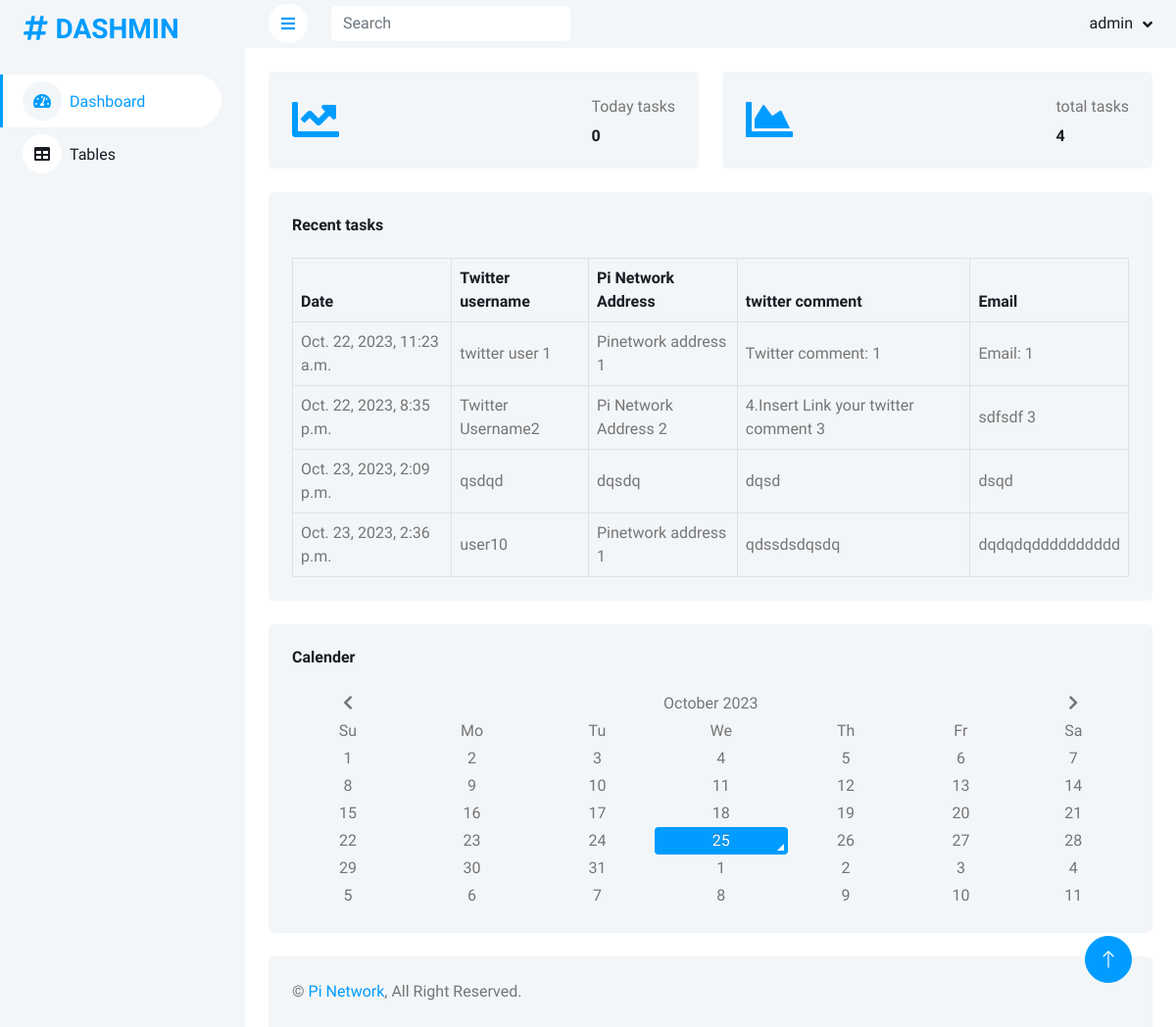
The page /dashboard (signed in) on the database its author committed.
### app/models.py (models this page shows)
class Tasks(models.Model):
    date = models.DateTimeField(auto_now_add=True)
    twitter_username = models.CharField(max_length=255)
    pinetwork_address = models.CharField(max_length=255)
    twitter_comment = models.CharField(max_length=255)
    email = models.CharField(max_length=255)

### app/views.py (the view)
# urls.py: path('dashboard', views.dashboard, name="dashboard"),
@login_required(login_url='login')
def dashboard(request):
    today = date.today()
    today_tasks = Tasks.objects.filter(date=today)
    all_tasks = Tasks.objects.all()
    context = {
        'all_tasks':all_tasks,
        'today_tasks': today_tasks,
        }
    return render(request, 'app/dashboard/index.html', context=context)

### app/templates/app/dashboard/index.html (shortened to what this page needs)
{% load static %}
<!DOCTYPE html>
<html lang="en">
<head>
    <link href="https://cdnjs.cloudflare.com/ajax/libs/font-awesome/5.10.0/css/all.min.css" rel="stylesheet">
    <link href="https://cdn.jsdelivr.net/npm/bootstrap-icons@1.4.1/font/bootstrap-icons.css" rel="stylesheet">
    <link href="lib/owlcarousel/assets/owl.carousel.min.css" rel="stylesheet">
    <link href="lib/tempusdominus/css/tempusdominus-bootstrap-4.min.css" rel="stylesheet" />
    <link href="{% static 'dashboard/css/bootstrap.min.css' %}" rel="stylesheet">
    <link href="{% static 'dashboard/css/style.css' %}" rel="stylesheet">
</head>
<body>
    <div class="container-xxl position-relative bg-white d-flex p-0">
        <div class="sidebar pe-4 pb-3">
            <nav class="navbar bg-light navbar-light">
                <a href="dashboard" class="navbar-brand mx-4 mb-3">
                    <h3 class="text-primary"><i class="fa fa-hashtag me-2"></i>DASHMIN</h3>
                </a>
                <div class="navbar-nav w-100">
                    <a href="dashboard" class="nav-item nav-link active"><i class="fa fa-tachometer-alt me-2"></i>Dashboard</a>
                    <a href="table" class="nav-item nav-link"><i class="fa fa-table me-2"></i>Tables</a>
                    </div>
                </div>
        </div>
        <div class="content">
            <nav class="navbar navbar-expand bg-light navbar-light sticky-top px-4 py-0">
                <a href="#" class="sidebar-toggler flex-shrink-0">
                    <i class="fa fa-bars"></i>
                </a>
                <form class="d-none d-md-flex ms-4">
                    <input class="form-control border-0" type="search" placeholder="Search">
                </form>
                <div class="navbar-nav align-items-center ms-auto">
                    <div class="nav-item dropdown">
                        <a href="#" class="nav-link dropdown-toggle" data-bs-toggle="dropdown">
                            <span class="d-none d-lg-inline-flex">admin</span>
                        </a>
                    </div>
                </div>
            </nav>
            <div class="container-fluid pt-4 px-4">
                <div class="row g-4">
                    <div class="col-sm-9 col-xl-6">
                        <div class="bg-light rounded d-flex align-items-center justify-content-between p-4">
                            <i class="fa fa-chart-line fa-3x text-primary"></i>
                            <div class="ms-3">
                                <p class="mb-2">Today tasks</p>
                                <h6 class="mb-0">{{ today_tasks|length }}</h6>
                            </div>
                        </div>
                    </div>
                    <div class="col-sm-9 col-xl-6">
                        <div class="bg-light rounded d-flex align-items-center justify-content-between p-4">
                            <i class="fa fa-chart-area fa-3x text-primary"></i>
                            <div class="ms-3">
                                <p class="mb-2">total tasks</p>
                                <h6 class="mb-0">{{ all_tasks|length }}</h6>
                            </div>
                        </div>
                    </div>
                </div>
            </div>
            <div class="container-fluid pt-4 px-4">
                <div class="bg-light text-center rounded p-4">
                    <div class="d-flex align-items-center justify-content-between mb-4">
                        <h6 class="mb-0">Recent tasks</h6>
                    </div>
                    <div class="table-responsive">
                        <table class="table text-start align-middle table-bordered table-hover mb-0">
                            <thead>
                                <tr class="text-dark">
                                    <th scope="col">Date</th>
                                    <th scope="col">Twitter username</th>
                                    <th scope="col">Pi Network Address</th>
                                    <th scope="col">twitter comment</th>
                                    <th scope="col">Email</th>
                                </tr>
                            </thead>
                            <tbody>
                                {% for task in all_tasks %}
                                <tr>
                                    <td>{{task.date}}</td>
                                    <td>{{task.twitter_username}}</td>
                                    <td>{{task.pinetwork_address}}</td>
                                    <td>{{task.twitter_comment}}</td>
                                    <td>{{task.email}}</td>
                                </tr>
                                {% endfor %}
                            </tbody>
                        </table>
                    </div>
                </div>
            </div>
            <div class="container-fluid pt-4 px-4">
                <div class="row g-2">
                    <div class="col-sm-12 col-md-18 col-xl-12">
                        <div class="h-100 bg-light rounded p-4">
                            <div class="d-flex align-items-center justify-content-between mb-4">
                                <h6 class="mb-0">Calender</h6>
                            </div>
                            <div id="calender"></div>
                        </div>
                    </div>
                </div>
            </div>
            <div class="container-fluid pt-4 px-4">
                <div class="bg-light rounded-top p-4">
                    <div class="row">
                        <div class="col-12 col-sm-6 text-center text-sm-start">
                            &copy; <a href="#">Pi Network</a>, All Right Reserved.
                        </div>
                </div>
            </div>
        </div>
        <a href="#" class="btn btn-lg btn-primary btn-lg-square back-to-top"><i class="bi bi-arrow-up"></i></a>
    </div>
</body>
</html>

### static/dashboard/css/style.css (style rules this page uses)
:root { --primary: #009CFF; --light: #F3F6F9; --dark: #191C24; }
.back-to-top { position: fixed; display: none; right: 45px; bottom: 45px; z-index: 99; }
.btn { transition: .5s; }
.btn.btn-primary { color: #FFFFFF; }
.btn-lg-square { width: 48px; height: 48px; }
.btn-square, .btn-sm-square, .btn-lg-square { padding: 0; display: inline-flex; align-items: center; justify-content: center; font-weight: normal; border-radius: 50px; }
.sidebar { position: fixed; top: 0; left: 0; bottom: 0; width: 250px; height: 100vh; overflow-y: auto; background: var(--light); transition: 0.5s; z-index: 999; }
.content { margin-left: 250px; min-height: 100vh; background: #FFFFFF; transition: 0.5s; }
@media (min-width: 992px) { .sidebar { margin-left: 0; } }
@media (min-width: 992px) { .content { width: calc(100% - 250px); } }
.sidebar .navbar .navbar-nav .nav-link { padding: 7px 20px; color: var(--dark); font-weight: 500; border-left: 3px solid var(--light); border-radius: 0 30px 30px 0; outline: none; }
.sidebar .navbar .navbar-nav .nav-link:hover, .sidebar .navbar .navbar-nav .nav-link.active { color: var(--primary); background: #FFFFFF; border-color: var(--primary); }
.sidebar .navbar .navbar-nav .nav-link i { width: 40px; height: 40px; display: inline-flex; align-items: center; justify-content: center; background: #FFFFFF; border-radius: 40px; }
.sidebar .navbar .navbar-nav .nav-link:hover i, .sidebar .navbar .navbar-nav .nav-link.active i { background: var(--light); }
.content .navbar .navbar-nav .nav-link { margin-left: 25px; padding: 12px 0; color: var(--dark); outline: none; }
.content .navbar .sidebar-toggler, .content .navbar .navbar-nav .nav-link i { width: 40px; height: 40px; display: inline-flex; align-items: center; justify-content: center; background: #FFFFFF; border-radius: 40px; }
.content .navbar .dropdown-toggle::after { margin-left: 6px; vertical-align: middle; border: none; content: "\f107"; font-family: "Font Awesome 5 Free"; font-weight: 900; transition: .5s; }

### rows shown on the page
Tasks: date "Oct. 22, 2023, 11:23 a.m.", twitter_username "twitter user 1", pinetwork_address "Pinetwork address 1", twitter_comment "Twitter comment: 1", email "Email: 1"
Tasks: date "Oct. 22, 2023, 8:35 p.m.", twitter_username "Twitter Username2", pinetwork_address "Pi Network Address 2", twitter_comment "4.Insert Link your twitter comment 3", email "sdfsdf 3"
Tasks: date "Oct. 23, 2023, 2:09 p.m.", twitter_username "qsdqd", pinetwork_address "dqsdq", twitter_comment "dqsd", email "dsqd"
Tasks: date "Oct. 23, 2023, 2:36 p.m.", twitter_username "user10", pinetwork_address "Pinetwork address 1", twitter_comment "qdssdsdqsdq", email "dqdqdqdddddddddd"

### other values the page prints
{{ today_tasks|length }} "0"
{{ all_tasks|length }} "4"
